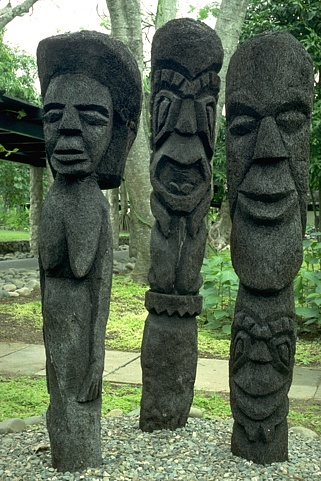
%> input picture prob_edge/data/images/101085.jpg, 321 x 481 px
$ octave --eval "result = edgeGradient(imread('data/images/101085.jpg'));"   (GNU Octave 9; MATLAB toolbox functions it lacks are replaced by stand-ins)
%> lines starting %> are read from the running program, lines starting %| are printed output that depends on the picture; in (x1, y1, x2, y2) boxes, pixels count from 0 and x2, y2 are one past the last pixel; in counts of white or black regions, pixels touching at a corner belong together; the program's own positions count from 1
### prob_edge/gradientMagnitude.m

function [mag,theta]= gradientMagnitude(im, sigma)
%> called with sigma = 1
    cutoff_frequency=sigma;
    filterG = fspecial('Gaussian',3, cutoff_frequency);%
    imG = imfilter(im,filterG);

    im_red=imG(:,:,1);
    im_green=imG(:,:,2);
    im_blue=imG(:,:,3);

    Gx=[1, 0, -1; 1, 0, -1; 1, 0, -1];
    Gy=[1, 1, 1; 0, 0, 0; -1, -1, -1];

    Ix_R= imfilter(im_red,Gx,'same');
    Iy_R= imfilter(im_red,Gy,'same');
    I_Red = sqrt(double((Ix_R.^2) + (Iy_R.^2)));

    Ix_G= imfilter(im_green,Gx,'same');
    Iy_G= imfilter(im_green,Gy,'same');
    I_Green = sqrt(double((Ix_G.^2) + (Iy_G.^2)));


    Ix_B= imfilter(im_blue,Gx,'same');
    Iy_B= imfilter(im_blue,Gy,'same');
    I_Blue = sqrt(double((Ix_B.^2) + (Iy_B.^2)));


    mag=sqrt(double(I_Red.^2 + I_Green.^2 + I_Blue.^2));
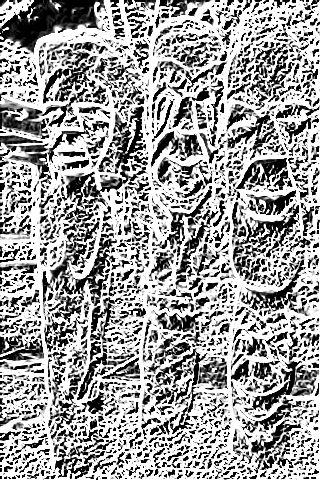
%> mag: size 481x321 double; min 0, max 27.66, mean 17.3; drawn with min black and max white
    im_size= size(im);
%> im_size = [481 321 3]
   theta_Red = atan2(Iy_R,Ix_R);
   theta_Green = atan2(Iy_G,Ix_G);
   theta_Blue = atan2(Iy_B,Ix_B);
    for i=1:im_size(1)
        for j=1:im_size(2)
             if (I_Blue(i,j)> I_Green(i,j)) && (I_Blue(i,j)>I_Blue(i,j))
                theta(i,j)=theta_Red(i,j);
            else if (I_Green(i,j)> I_Blue(i,j)) && (I_Green(i,j)>I_Blue(i,j))
                theta(i,j)=theta_Green(i,j);

                else
                    theta(i,j)=theta_Blue(i,j);
                end
        end
    end

end
%%

### prob_edge/nonmax.m
function [im] = nonmax(im,theta)
% function [im] = nonmax(im,theta)
%
% Perform non-max suppression on im orthogonal to theta.  Theta can be
% a matrix providing a different theta for each pixel or a scalar
% proving the same theta for every pixel.
%
% David R. Martin <dmartin@eecs.berkeley.edu>
% March 2003

if numel(theta)==1,
  theta = theta .* ones(size(im));
end

% Do non-max suppression orthogonal to theta.
theta = mod(theta+pi/2,pi);
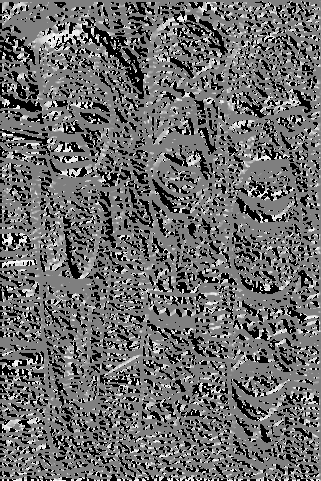
%> theta: size 481x321 double; min 0, max 3.14, mean 1.34; drawn with min black and max white

% The following diagram depicts the 8 cases for non-max suppression.
% Theta is valued in [0,pi), measured clockwise from the positive x
% axis.  The 'o' marks the pixel of interest, and the eight
% neighboring pixels are marked with '.'.  The orientation is divided
% into 8 45-degree blocks.  Within each block, we interpolate the
% image value between the two neighboring pixels.
%
%        .66.77.
%        5\ | /8
%        5 \|/ 8
%        .--o--.-----> x-axis
%        4 /|\ 1
%        4/ | \1
%        .33.22.
%           |
%           |
%           v
%         y-axis
%
% In the code below, d is always the distance from A, so the distance
% to B is (1-d).  A and B are the two neighboring pixels of interest
% in each of the 8 cases.  Note that the clockwise ordering of A and B
% changes from case to case in order to make it easier to compute d.

% Determine which pixels belong to which cases.
mask15 = ( theta>=0 & theta<pi/4 );
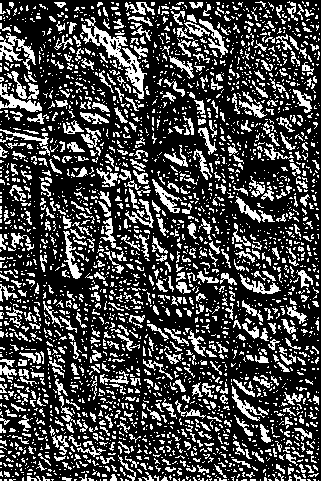
%> mask15: size 481x321 logical; 27.2% white in thin lines or dots
mask26 = ( theta>=pi/4 & theta<pi/2 );
%> mask26: size 481x321 logical; every value is 0
mask37 = ( theta>=pi/2 & theta<pi*3/4 );
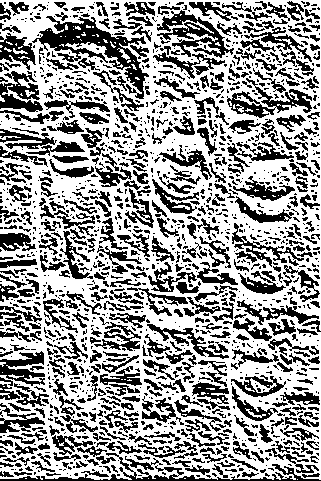
%> mask37: size 481x321 logical; 60.4% white; 1563 black regions (1062 under 20 px), largest, box (x1, y1, x2, y2) and area: (32, 16, 149, 99) 2657, (157, 10, 234, 58) 1348, (0, 453, 321, 481) 1330
mask48 = ( theta>=pi*3/4 & theta<pi );
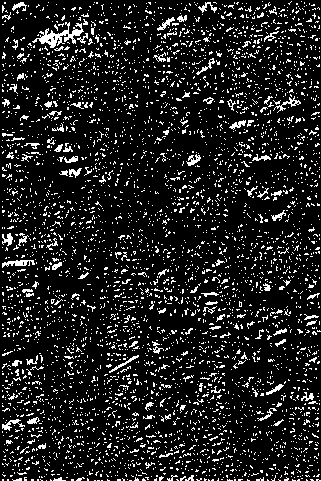
%> mask48: size 481x321 logical; 12.4% white in thin lines or dots

mask = ones(size(im));
[h,w] = size(im);
%> h = 481; w = 321
[ix,iy] = meshgrid(1:w,1:h);

% case 1
idx = find( mask15 & ix<w & iy<h);
%> idx = 41813 values from 4 to 153608
idxA = idx + h;
idxB = idx + h + 1;
d = tan(theta(idx));
imI = im(idxA).*(1-d) + im(idxB).*d;
mask(idx(find(im(idx)<imI))) = 0;
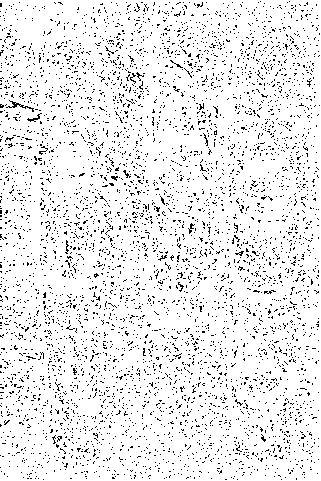
%> mask: size 481x321 double; values 0 (black) and 1 (white), 92.2% white; black in thin lines or dots

% case 5
idx = find( mask15 & ix>1 & iy>1);
%> idx = 41706 values from 485 to 153608
idxA = idx - h;
idxB = idx - h - 1;
d = tan(theta(idx));
imI = im(idxA).*(1-d) + im(idxB).*d;
mask(idx(find(im(idx)<imI))) = 0;

% case 2
idx = find( mask26 & ix<w & iy<h );
%> idx = []
idxA = idx + 1;
%> idxA = []
idxB = idx + h + 1;
%> idxB = []
d = tan(pi/2-theta(idx));
%> d = []
imI = im(idxA).*(1-d) + im(idxB).*d;
%> imI = []
mask(idx(find(im(idx)<imI))) = 0;

% case 6
idx = find( mask26 & ix>1 & iy>1 );
idxA = idx - 1;
idxB = idx - h - 1;
d = tan(pi/2-theta(idx));
imI = im(idxA).*(1-d) + im(idxB).*d;
mask(idx(find(im(idx)<imI))) = 0;

% case 3
idx = find( mask37 & ix>1 & iy<h );
%> idx = 93016 values from 482 to 154400
idxA = idx + 1;
idxB = idx - h + 1;
d = tan(theta(idx)-pi/2);
imI = im(idxA).*(1-d) + im(idxB).*d;
mask(idx(find(im(idx)<imI))) = 0;

% case 7
idx = find( mask37 & ix<w & iy>1 );
%> idx = 92428 values from 2 to 153919
idxA = idx - 1;
idxB = idx + h - 1;
d = tan(theta(idx)-pi/2);
imI = im(idxA).*(1-d) + im(idxB).*d;
mask(idx(find(im(idx)<imI))) = 0;

% case 4
idx = find( mask48 & ix>1 & iy<h );
%> idx = 19040 values from 628 to 154252
idxA = idx - h;
idxB = idx - h + 1;
d = tan(pi-theta(idx));
imI = im(idxA).*(1-d) + im(idxB).*d;
mask(idx(find(im(idx)<imI))) = 0;

% case 8
idx = find( mask48 & ix<w & iy>1 );
%> idx = 19196 values from 628 to 153920
idxA = idx + h;
idxB = idx + h - 1;
d = tan(pi-theta(idx));
imI = im(idxA).*(1-d) + im(idxB).*d;
mask(idx(find(im(idx)<imI))) = 0;
%> mask: size 481x321 double; values 0 (black) and 1 (white), 53.1% white; black in thin lines or dots

% apply mask
im = im .* mask;
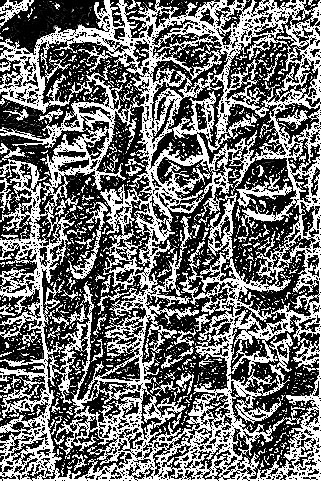
%> im: size 481x321 double; min 0, max 27.66, mean 12.2; drawn with min black and max white

### prob_edge/edgeGradient.m
function bmap = edgeGradient(im)

   [mag,theta]= gradientMagnitude(im, 1);
   bmap= nonmax(mag,theta);


end

$ run again, on prob_edge/data/images/101087.jpg
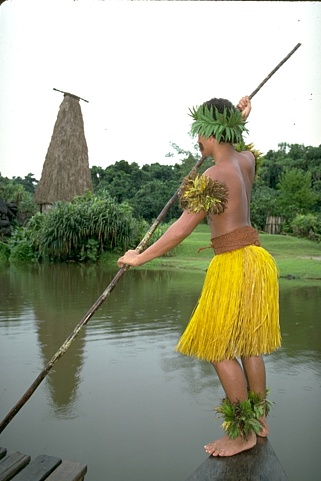
%> input picture prob_edge/data/images/101087.jpg, 321 x 481 px
%> in nonmax, `mask15 = ( theta>=0 & theta<pi/4 );`:
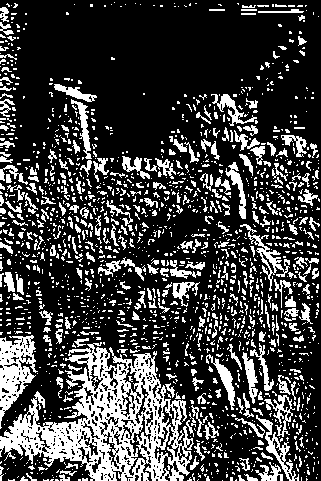
%> mask15: size 481x321 logical; 25.2% white; 1761 white regions (1464 under 20 px), largest, box (x1, y1, x2, y2) and area: (0, 342, 194, 481) 10937, (0, 335, 38, 429) 1709, (240, 224, 290, 291) 591
%> mask26: size 481x321 logical; every value is 0
%> mask37: size 481x321 logical; 61.6% white; 1000 black regions (729 under 20 px), largest, box (x1, y1, x2, y2) and area: (0, 339, 321, 481) 23624, (209, 221, 320, 291) 2155, (0, 335, 42, 429) 2018
%> mask48: size 481x321 logical; 13.3% white in thin lines or dots
%> in nonmax, `idx = find( mask15 & ix<w & iy<h);`: idx = 38693 values from 9 to 153665
%> in nonmax, `idx = find( mask15 & ix>1 & iy>1);`: idx = 38601 values from 490 to 153665
%> in nonmax, `idx = find( mask26 & ix<w & iy<h );`: idx = []
%> in nonmax, `idx = find( mask37 & ix>1 & iy<h );`: idx = 94831 values from 482 to 154400
%> in nonmax, `idx = find( mask37 & ix<w & iy>1 );`: idx = 94235 values from 2 to 153918
%> in nonmax, `idx = find( mask48 & ix>1 & iy<h );`: idx = 20352 values from 903 to 153919
%> in nonmax, `idx = find( mask48 & ix<w & iy>1 );`: idx = 20487 values from 903 to 153920
%> in nonmax, `im = im .* mask;`:
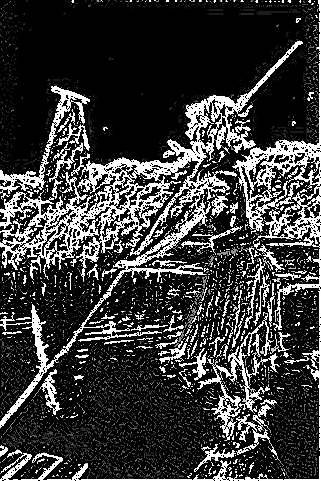
%> im: size 481x321 double; min 0, max 27.66, mean 6.3; drawn with min black and max white

$ run again, on prob_edge/data/images/103070.jpg
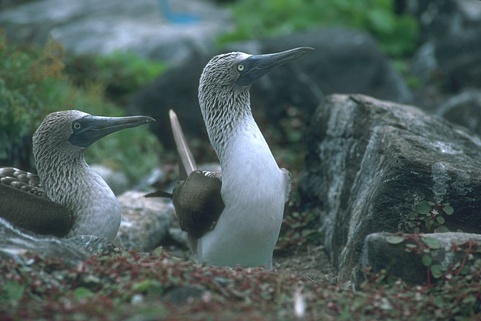
%> input picture prob_edge/data/images/103070.jpg, 481 x 321 px
%> mask15: size 321x481 logical; 28.6% white; 1567 white regions (1171 under 20 px), largest, box (x1, y1, x2, y2) and area: (204, 138, 282, 239) 2836, (106, 30, 182, 93) 1512, (0, 179, 88, 227) 789
%> mask26: size 321x481 logical; every value is 0
%> mask37: size 321x481 logical; 55.2% white; 702 black regions (483 under 20 px), largest, box (x1, y1, x2, y2) and area: (0, 2, 282, 246) 16879, (204, 21, 412, 110) 5906, (0, 177, 191, 261) 4111
%> mask48: size 321x481 logical; 16.3% white; 2326 white regions (2057 under 20 px), largest, box (x1, y1, x2, y2) and area: (137, 54, 199, 107) 1082, (98, 30, 190, 67) 920, (301, 38, 373, 70) 675
%> in nonmax, `idx = find( mask15 & ix<w & iy<h);`: idx = 43854 values from 6 to 153758
%> in nonmax, `idx = find( mask15 & ix>1 & iy>1);`: idx = 43934 values from 324 to 153759
%> in nonmax, `idx = find( mask26 & ix<w & iy<h );`: idx = []
%> in nonmax, `idx = find( mask37 & ix>1 & iy<h );`: idx = 85022 values from 322 to 154400
%> in nonmax, `idx = find( mask37 & ix<w & iy>1 );`: idx = 84367 values from 2 to 154078
%> in nonmax, `idx = find( mask48 & ix>1 & iy<h );`: idx = 24899 values from 663 to 154079
%> in nonmax, `idx = find( mask48 & ix<w & iy>1 );`: idx = 25123 values from 663 to 154080
%> in nonmax, `im = im .* mask;`:
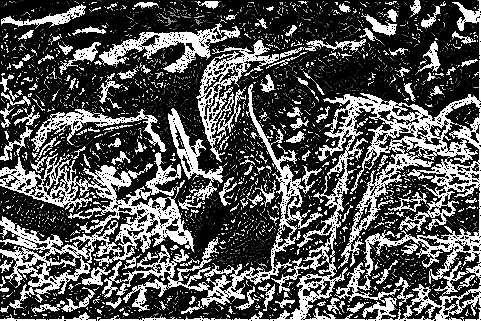
%> im: size 321x481 double; min 0, max 27.66, mean 9.2; drawn with min black and max white
